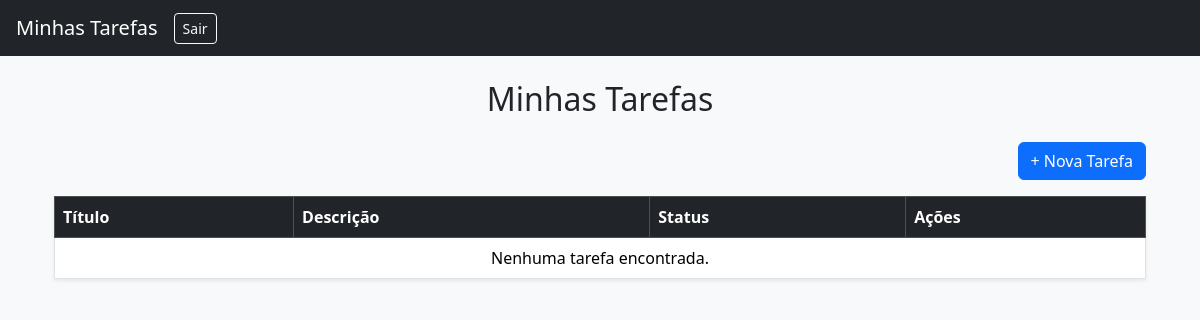
The app's page / (signed in), older data.
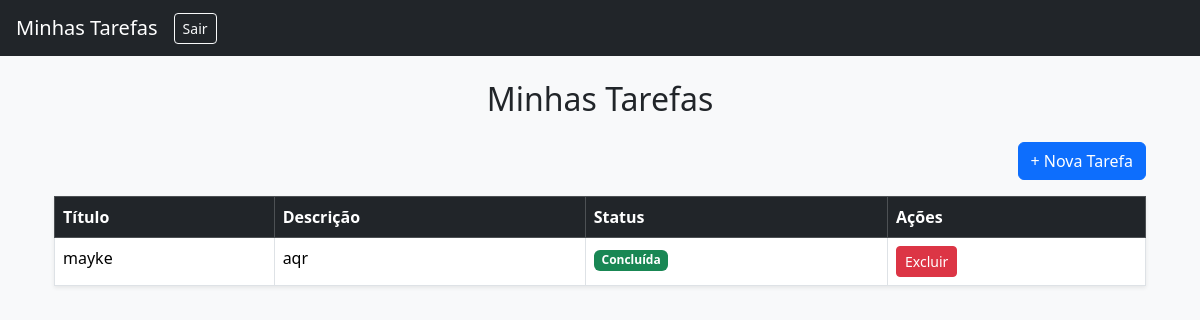
The same page, newer data.
### tarefas/models.py (models this page shows, shortened)
class Tarefa(models.Model):
    titulo = models.CharField(max_length=100)
    descricao = models.TextField()
    concluida = models.BooleanField(default=False)
    data_criacao = models.DateTimeField(auto_now_add=True)
    usuario = models.ForeignKey(User, on_delete=models.CASCADE)

### tarefas/views.py (the view)
# urls.py: path('', views.lista_tarefas, name='lista_tarefas'),
@login_required(login_url='login')
def lista_tarefas(request):
    tarefas = Tarefa.objects.filter(usuario=request.user)
    return render(request, 'lista_tarefas.html', {'tarefas': tarefas})

### templates/lista_tarefas.html (shortened to what this page needs)
{% extends 'base.html' %}
{% block content %}
<div class="container mt-4">
  <h2 class="text-center mb-4">Minhas Tarefas</h2>
  <div class="d-flex justify-content-end mb-3">
    <a href="{% url 'criar_tarefa' %}" class="btn btn-primary">+ Nova Tarefa</a>
  </div>
  <table class="table table-bordered table-hover shadow-sm">
    <thead class="table-dark">
      <tr>
        <th>Título</th>
        <th>Descrição</th>
        <th>Status</th>
        <th>Ações</th>
      </tr>
    </thead>
    <tbody>
      {% for tarefa in tarefas %}
      <tr>
        <td>{{ tarefa.titulo }}</td>
        <td>{{ tarefa.descricao }}</td>
        <td>
          {% if tarefa.concluida %}
            <span class="badge bg-success">Concluída</span>
          {% else %}
            <span class="badge bg-warning text-dark">Pendente</span>
          {% endif %}
        </td>
        <td>
          <div class="d-flex gap-2">
            <a href="{% url 'excluir_tarefa' tarefa.id %}" class="btn btn-sm btn-danger">Excluir</a>
          </div>
        </td>
      </tr>
      {% empty %}
      <tr>
        <td colspan="4" class="text-center">Nenhuma tarefa encontrada.</td>
      </tr>
      {% endfor %}
    </tbody>
  </table>
</div>
{% endblock %}

### templates/base.html (shortened to what this page needs)
<!DOCTYPE html>
<html lang="pt-br">
<head>
    <link href="https://cdn.jsdelivr.net/npm/bootstrap@5.3.3/dist/css/bootstrap.min.css" rel="stylesheet">
</head>
<body class="bg-light">
    <nav class="navbar navbar-expand-lg navbar-dark bg-dark px-3">
        <a class="navbar-brand" href="/">Minhas Tarefas</a>
        <div class="ml-auto">
            {% if user.is_authenticated %}
                <a href="{% url 'logout' %}" class="btn btn-outline-light btn-sm">Sair</a>
            {% else %}
                <a href="{% url 'login' %}" class="btn btn-outline-light btn-sm">Entrar</a>
            {% endif %}
        </div>
    </nav>
    <div class="container mt-4">
        {% block content %}{% endblock %}
    </div>
</body>
</html>

Row changes from the older to the newer data that the page shows:
added Tarefa: titulo "mayke", descricao "aqr", concluida "Concluída"
Text that changed along with them:
text no longer shown: "Nenhuma tarefa encontrada."
